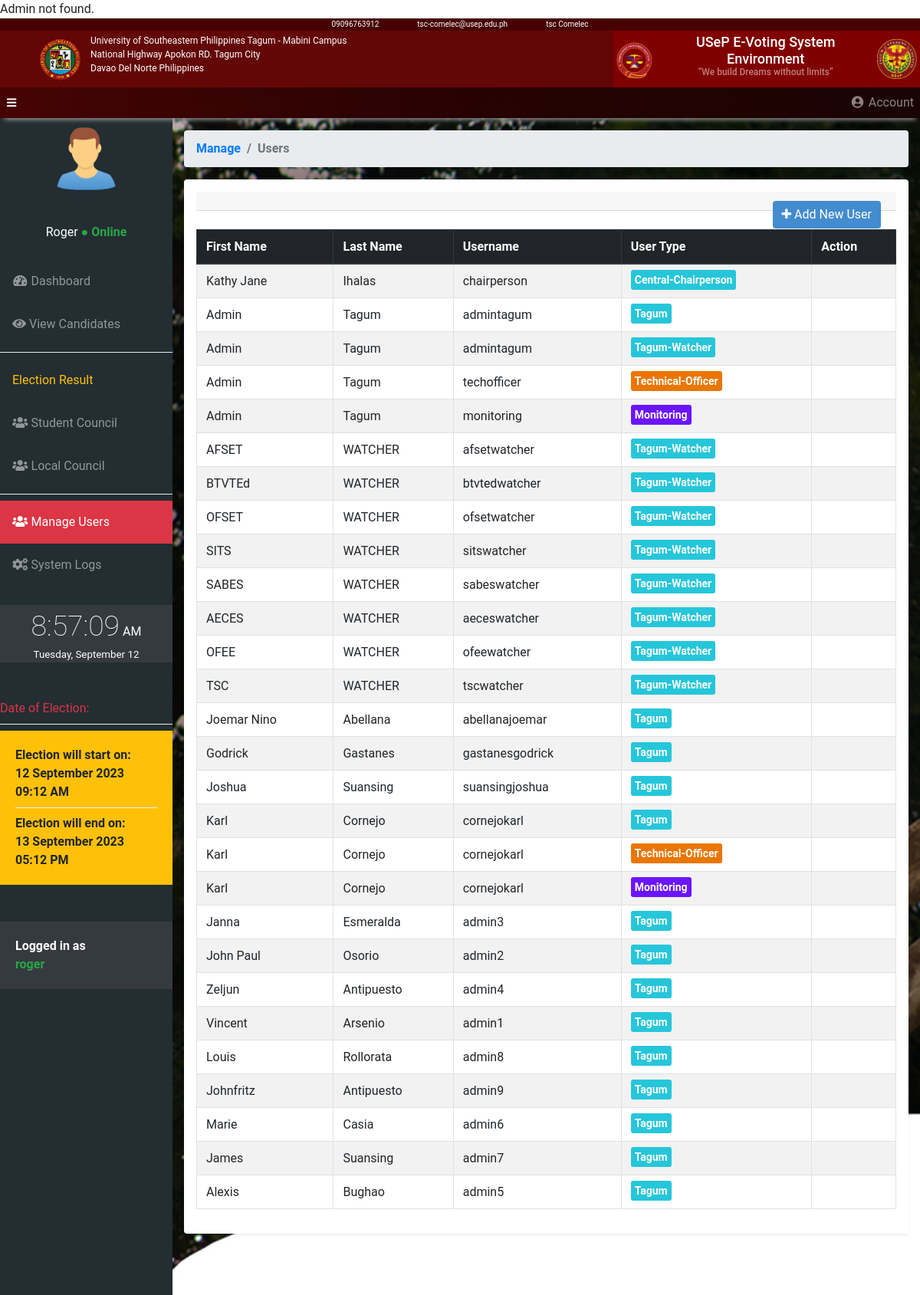
/central-admin/manage_users.php (signed in), run on the app's committed database.
### tables this page shows
CREATE TABLE IF NOT EXISTS `tbelectiondate` (
  `id` int UNSIGNED NOT NULL AUTO_INCREMENT,
  `start_date` varchar(50) NOT NULL,
  `end_date` varchar(50) NOT NULL,
  `start_time` varchar(50) NOT NULL,
  `end_time` varchar(50) NOT NULL,
  PRIMARY KEY (`id`)
);

### src/includes/getUsers.php (called while the page is built)
<?php
  $conn = new mysqli(DB_HOST,DB_USER,DB_PASS,DB_NAME);
  $query  = "SELECT * FROM  tbadmin";
  $users = array();
  $result = mysqli_query($conn,$query);
  while ($row = mysqli_fetch_assoc($result)) {
    $users[] = $row;
  }
?>

### src/central-admin/manage_users.php (the view, shortened to what this page needs)
<?php
  $conn = new mysqli(DB_HOST,DB_USER,DB_PASS,DB_NAME);
  $query  = "SELECT * FROM tbelectiondate";
  $dates = array();
  $result = mysqli_query($conn,$query);
  while ($row = mysqli_fetch_assoc($result)) {
    $dates[] = $row;
  }
?>
<?php
  include '../includes/getUsers.php';
?>
<!DOCTYPE html>
<html lang="en">
  <head>
    <link href="../vendor/bootstrap/css/bootstrap.min.css" rel="stylesheet">
    <link href="../vendor/fontawesome-free/css/all.min.css" rel="stylesheet" type="text/css">
    <link href="../vendor/datatables/dataTables.bootstrap4.css" rel="stylesheet">
    <link href="../css/sb-admin.css" rel="stylesheet">
    <link rel="stylesheet" href="../css/style.css" rel="stylesheet">
    <link href="https://cdnjs.cloudflare.com/ajax/libs/font-awesome/4.3.0/css/font-awesome.css" rel="stylesheet"  type='text/css'>
    <link rel="stylesheet" href="../css/toastr.css">
    <link rel="stylesheet" href="../css/time.css">
      <link rel="stylesheet" href="../headerStyle.css">
  </head>
  <body id="page-top">
  <div class="header container-fluid d-flex justify-content-center">
      <div class="d-flex text-white">
          <p>09096763912</p>
          <p class="center-Text">tsc-comelec@usep.edu.ph</p>
          <p>tsc Comelec</p>
      </div>
  </div>
  <div class="main-header container-fluid">
      <div class="row header-main">
          <div class="col-md-8 px-5  text-white d-flex align-content-center align-items-center ">
              <img class="img_logo img-fluid d-none d-md-block" id="logo" src="../img/usep_logo.png" alt="">
              <p class="pt-1 d-none d-md-block">University of Southeastern Philippines Tagum - Mabini Campus <br> National Highway Apokon RD. Tagum City <br>Davao Del Norte Philippines</p>
          </div>
          <div class="col-md-4 p-0 text-white d-flex justify-content-center align-items-center text-center" style="background-color: maroon;">
              <img id="logo" class="img_logo p-1 img-fluid" src="../img/comelec_logo.png" alt="">
              <p class="h1" style="font-size: 18px;margin-right: 10px;">USeP E-Voting System Environment  <br><q class="h6 text-white-50" style="font-size: 12px;">We build Dreams without limits</q></p>
              <img class="img_logo p-1" src="../img/tsc_logo.png" alt="">
          </div>
      </div>
  </div>
  <nav class="navbar navbar-expand navbar-dark static-top p-0" style="background: rgb(138,53,53);
  background: linear-gradient(90deg, rgb(70,4,4) 0%, rgb(40,2,2) 50%, rgb(26,4,4) 100%);
  -webkit-box-shadow: 0 8px 6px -6px #999;
  -moz-box-shadow: 0 8px 6px -6px #999;
  box-shadow: 0 8px 6px -6px #999;">
      <button class="btn btn-link btn-sm text-white order-1 order-sm-0" id="sidebarToggle" href="#">
          <i class="fas fa-bars"></i>
      </button>
      <ul class="navbar-nav ml-auto ml-md-12">
        <li class="nav-item dropdown no-arrow">
          <a class="nav-link dropdown-toggle" href="#" id="userDropdown" role="button" data-toggle="dropdown" aria-haspopup="true" aria-expanded="false">
            <i class="fas fa-user-circle fa-fw"></i> Account
          </a>
        </li>
      </ul>
    </nav>
    <div id="wrapper">
      <ul class="sidebar navbar-nav">
      <li class="text-center">
            <img width="50%" src="../img/admin.png" alt=""><br><br>
            <span class="text-white "><?php if(isset($_SESSION['loggedName'])) echo ($_SESSION['loggedName']) ?></span> <span class="text-success font-weight-bold">● Online</span>
          </li><br>
        <li class="nav-item">
          <a class="nav-link" href="../central-admin/central_home.php">
            <i class="fas fa-fw fa-tachometer-alt"></i>
            <span>Dashboard</span>
          </a>
        </li>
        <li class="nav-item ">
          <a class="nav-link" href="../central-admin/central_view_candidates.php">
           <i class="fas fa-eye"></i>
            <span>View Candidates</span></a>
        </li>
        <div class="dropdown-divider"></div>
        <li class="nav-item">
          <a class="nav-link" href="#">
            <span class="text-warning">Election Result</span></a>
          <li class="nav-item">
          <a class="nav-link" href="../central-admin/student_council_result.php">
            <i class="fas fa-fw fa-users"></i>
            <span>Student Council</span></a>
          </li>
          <li class="nav-item">
          <a class="nav-link" href="../central-admin/local_council_result.php">
            <i class="fas fa-fw fa-users"></i>
            <span>Local Council</span></a>
          </li>
            <div class="dropdown-divider"></div>
        <li class="nav-item active bg-danger">
          <a class="nav-link" href="../central-admin/manage_users.php">
            <i class="fas fa-fw fa-users"></i>
            <span>Manage Users</span></a>
        </li>
        <li class="nav-item">
          <a class="nav-link" href="../central-admin/central_admin_system_logs.php">
            <i class="fas fa-fw fa-cogs"></i>
            <span>System Logs</span></a>
        </li>
        <br>
        <div class="nav-item">
          <div class="time bg-dark">
          <span class="hms"></span>
          <span class="ampm"></span>
          <br>
          <span class="date"></span>
      </div>
        </div>
        <br><br>
        <li class="nav-item">
        <?php foreach($dates as $date) :  ?>
        <span class="text-danger font-weigh-bold">Date of Election: </span>
        <div class="dropdown-divider"></div>
          <div class="card-body bg-warning font-weight-bold">
            <span>Election will start on: <br> <?= $date['start_date']." ".$date['start_time'] ?> </span>
            <div class="dropdown-divider"></div>
            <span>Election will end on: <br> <?= $date['end_date']." ".$date['end_time']  ?></span>
          </div>
          <?php endforeach ?>
        </li>
        <br><br>
        <li>
          <footer>
          <div class="card-body bg-dark text-white font-weight-bold">Logged in as <br><span class="text-success"><?php if(isset($_SESSION['username'])) echo strtolower($_SESSION['username']) ?></span></div>
          </footer>
        </li>
      </ul>
      <div id="content-wrapper" style=" background:url('../img/usep_bkg.jpg'); background-repeat: no-repeat; background-size: cover">
        <div class="container-fluid">
      <ol class="breadcrumb text-white font-weight-bold" >
            <li class="breadcrumb-item">
              <a href="#">Manage</a>
            </li>
            <li class="breadcrumb-item active">Users</li>
          </ol>
          <div class="card-body shadow-sm p-3 mb-12  bg-white rounded">
          <div id="buttons" class="card-header">
            <button class="btn btn-primary float-right" data-toggle="modal" data-target="#addUserModal" style="background:#438CCF;border:none"><i class="fa fa-plus" aria-hidden="true"></i> Add New User</button>
          </div>
          <br>
          <div class="table-responsive">
          <table id="usersTable" class="table  table-striped table-bordered" id="dataTable" width="100%"  cellspacing="0">
          <thead class="thead-dark">
          <tr>
          <th>First Name</th>
          <th>Last Name</th>
          <th>Username</th>
          <th>User Type</th>
          <th>Action</th>
          </tr>
          </thead>
          <tbody>
          <?php foreach($users as $user) :  ?>
          <tr>
                <td><?= $user['firstName']; ?></td>
                <td><?= $user['lastName']; ?></td>
                <td><?= $user['username']; ?></td>
                <td><span id="<?= $user['role'] ?>"><?= $user['role'] ?></span></td>
                <td></td>
          </tr>
          <?php endforeach; ?>
              </tbody>
              </table>
            </div>
        </div>
          </div>
          </div>
      </div>
    <link href="https://unpkg.com/gijgo@1.9.13/css/gijgo.min.css" rel="stylesheet" type="text/css" />
</body>
</html>

### src/css/sb-admin.css (style rules this page uses)
html { position: relative; min-height: 100%; }
body { height: 100%; font-family: 'Roboto', sans-serif; }
#wrapper { display: -webkit-box; display: -ms-flexbox; display: flex; }
#wrapper #content-wrapper { overflow-x: hidden; width: 100%; padding-top: 1rem; padding-bottom: 80px; }
.navbar-nav .nav-item.active .nav-link { color: #fff; }
.navbar-nav .nav-item.dropdown .dropdown-toggle::after { width: 1rem; text-align: center; float: right; vertical-align: 0; border: 0; font-weight: 900; content: '\f105'; font-family: 'Font Awesome 5 Free', serif; }
.navbar-nav .nav-item.dropdown.no-arrow .dropdown-toggle::after { display: none; }
.navbar { background: rgb(138,53,53); background: linear-gradient(90deg, rgba(138,53,53,1) 0%, rgba(138,53,53,1) 35%, rgba(209,104,104,1) 100%); -webkit-box-shadow: 0 8px 6px -6px #999; -moz-box-shadow: 0 8px 6px -6px #999; box-shadow: 0 8px 6px -6px #999; padding: 10px; }
.sidebar { width: 90px !important; background: #232D32; min-height: calc(100vh - 56px); }
.sidebar .nav-item .nav-link { text-align: center; padding: 0.75rem 1rem; width: 90px; }
.sidebar .nav-item .nav-link span { font-size: 0.65rem; display: block; }
.sidebar .nav-item .nav-link { color: rgba(255, 255, 255, 0.5); }
@media (min-width: 768px) { .sidebar { width: 225px !important; } }
@media (min-width: 768px) { .sidebar .nav-item .nav-link { display: block; width: 100%; text-align: left; padding: 1rem; width: 225px; } }
@media (min-width: 768px) { .sidebar .nav-item .nav-link span { font-size: 1rem; display: inline; } }
:root { --input-padding-x: 0.75rem; --input-padding-y: 0.75rem; }

### src/css/style.css (style rules this page uses)
.btn-primary { color: #fff; background-color: #CE6666; border-color: #CE6666; }

### src/css/time.css (style rules this page uses)
.time { color: #fff; text-align: center; }
.hms { font-size: 28pt; font-weight: 200; }
.ampm { font-size: 12pt; }
.date { font-size: 10pt; }

### src/headerStyle.css (style rules this page uses)
* { margin: 0; padding: 0; }
body { position: relative; }
.header { width: 100%; height: 2vh; background-color: rgb(71, 3, 3); position: relative; }
.header .center-Text { font-size: 10px; margin-right: 50px; margin-left: 50px; }
.header p { font-size: 10px; }
.main-header { width: 100%; position: relative; -webkit-box-shadow: 0 8px 6px -6px #999; -moz-box-shadow: 0 8px 6px -6px #999; box-shadow: 0 8px 6px -6px #999; }
.img_logo { width: 60px; height:60px; }
.main-header p { font-size: 12px; margin-left: 10px; }
.header-main { background-color: rgb(99, 6, 6); position: relative; }

### src/central-admin/manage_users.php (style rules this page uses)
.btn-primary,#logout { background:#A24D4D;color:white;border:none }
#Tagum { font-weight:bolder; color:white; background:#26C6DA; padding:5px; border-radius:0.2rem; font-size:14px; }
#Tagum-Watcher { font-weight:bolder; color:white; background:#26C6DA; padding:5px; border-radius:0.2rem; font-size:14px; }
#Central-Chairperson { font-weight:bolder; color:white; background:#26C6DA; padding:5px; border-radius:0.2rem; font-size:14px; }
#Technical-Officer { font-weight:bolder; color:white; background:#EA7600; padding:5px; border-radius:0.2rem; font-size:14px; }
#Monitoring { font-weight:bolder; color:white; background:#6B14FF; padding:5px; border-radius:0.2rem; font-size:14px; }

### data on the page
tbelectiondate: start_date "12 September 2023", start_time "09:12 AM", end_date "13 September 2023", end_time "05:12 PM"

### other printed values
$_SESSION['loggedName'] "Roger"
$_SESSION['username'] "roger"
$user['firstName'] "Kathy Jane"
$user['lastName'] "Ihalas"
$user['username'] "chairperson"
$user['role'] "Central-Chairperson"
$user['firstName'] "Admin"
$user['lastName'] "Tagum"
$user['username'] "admintagum"
$user['role'] "Tagum"
$user['role'] "Tagum-Watcher"
$user['username'] "techofficer"
$user['role'] "Technical-Officer"
$user['username'] "monitoring"
$user['role'] "Monitoring"
